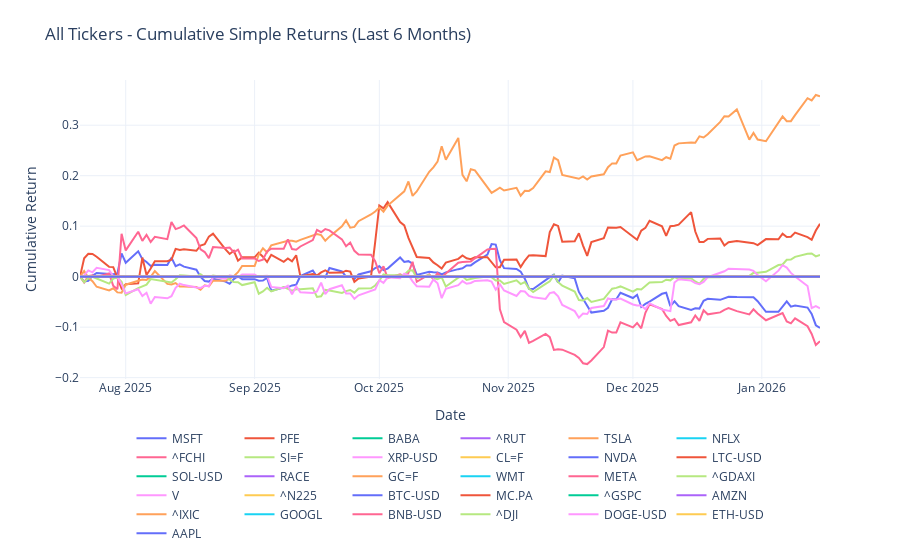

Notebook code cell kept with this figure:
### Code cell
# plot last 6 months of cumprod_simple_6m returns 
fig = go.Figure()
for column in cumprod_simple_6m.columns:
    fig.add_trace(
        go.Scatter(
            x=cumprod_simple_6m.index,
            y=cumprod_simple_6m[column],
            mode="lines",
            name=column,
        )
    )

fig.update_layout(
    title="All Tickers - Cumulative Simple Returns (Last 6 Months)",
    xaxis_title="Date",
    yaxis_title="Cumulative Return",
    legend=dict(orientation="h", yanchor="top", y=-0.15, xanchor="center", x=0.5),
    template="plotly_white",
    margin=dict(t=80, b=120),
)
fig.show()
